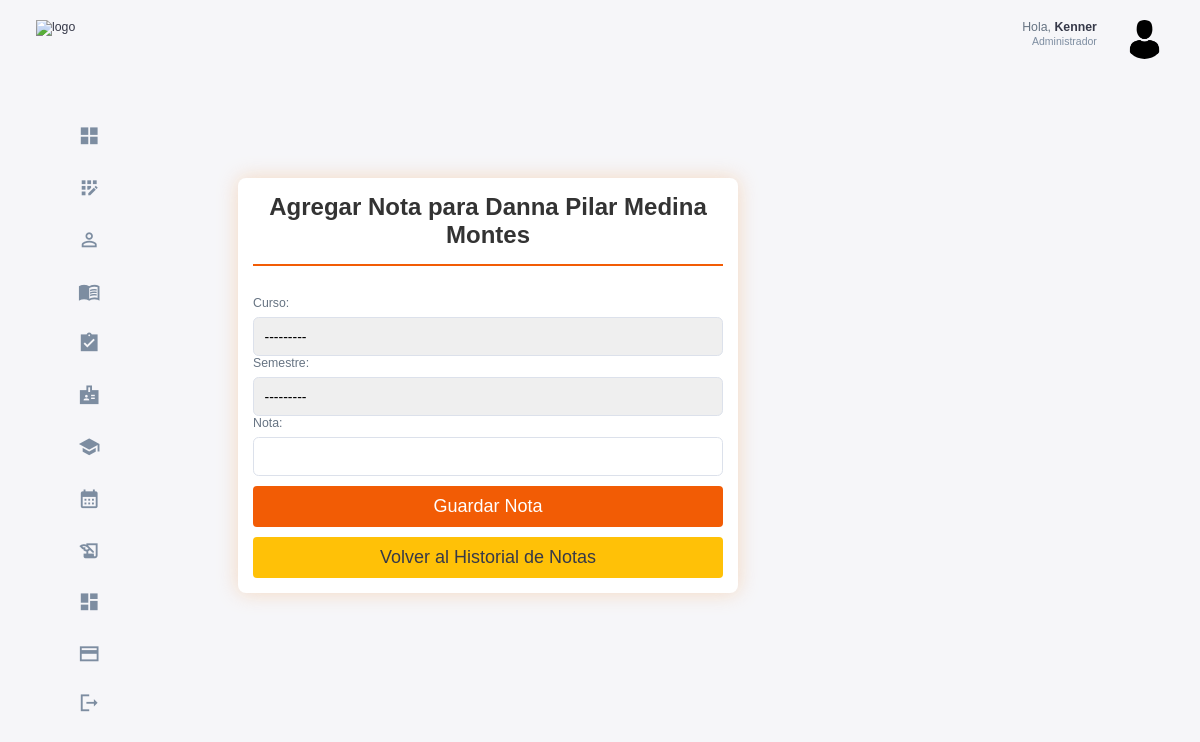
Screenshot of /cursos/historial/1/agregar_nota/ (signed in) with the database file from the repository.
### estudiantes/models.py (models this page shows, shortened)
class Estudiante(models.Model):
    usuario = models.OneToOneField(Usuario, on_delete=models.CASCADE)
    codigo = models.CharField(max_length=10,unique=True)
    base = models.CharField(max_length=20)
    carrera = models.CharField(max_length=100)
    activo = models.BooleanField(default=True)

class InformacionPersonal(models.Model):
    estudiante = models.OneToOneField(Estudiante, on_delete=models.CASCADE)
    dni =  models.CharField(max_length=8,unique= True)
    nombre = models.CharField(max_length=100)
    apellido = models.CharField(max_length=100)
    fecha_nacimiento = models.DateField()

### usuarios/models.py (models this page shows, shortened)
class Usuario(AbstractUser):
    id = models.AutoField(primary_key=True)
    rol = models.ForeignKey(Rol, on_delete=models.CASCADE, null=True, blank=False)

### usuarios/decorators.py (the view)
        def _wrapped_view(request, *args, **kwargs):
            if request.user.is_authenticated and (request.user.rol.nombre_rol == role or request.user.rol.is_admin):
                return view_func(request, *args, **kwargs)
            else:
                raise PermissionDenied  # Lanza un error si no tiene el rol correcto

### cursos/forms.py
class HistorialNotasForm(forms.ModelForm):
    class Meta:
        model = HistorialNotas
        fields = ['curso', 'semestre', 'nota']

### cursos/models.py (called while the page is built)
    def __str__(self):
        return f"{self.codigo} - {self.nombre} (Ciclo {self.ciclo})"

### semestre/models.py (called while the page is built)
    def __str__(self):
        return f"{self.año} - {self.periodo}"

### templates/estudiantes/agregar_nota.html (shortened to what this page needs)
{% extends 'base.html' %}
{% load static %}
{% block extra_css %}
    <link rel="stylesheet" href="{% static 'css/register_form.css' %}">
{% endblock %}
{% block content %}
    <div class="registration-container">
        <form class="registration-form" method="POST">
            <h2>Agregar Nota para {{ estudiante.informacionpersonal.nombre }} {{ estudiante.informacionpersonal.apellido }}</h2>
            {{ form.as_p }}
            <button type="submit">Guardar Nota</button>
            <button type="submit_2"><a href="{% url 'historial_notas_estudiante' estudiante.id %}">Volver al Historial de Notas</a></button>
  </form>
  </div>
{% endblock %}

### templates/base.html (shortened to what this page needs)
{% load static %}
<!DOCTYPE html>
<html lang="en">
<head>
    <link rel="stylesheet" href="{% static 'css/base.css' %}">
    {% block extra_css %}{% endblock %}
</head>
<body>
    <div class="container">
        <aside>
            <div class="top">
                <div class="logo">
                    <img src="/static/assets/logo_base.png" alt="logo">
                </div>
            </div>
            <div class="sidebar">
                <a href="{% url 'home_admin' %}" class="active">
                    <span class="material-icons-sharp">grid_view</span>
                </a>
                <a href="{% url 'registrar_usuario' %}" >
                    <span class="material-icons-sharp">app_registration</span>
                </a>
                <a href="{% url 'listar_estudiantes' %}">
                    <span class="material-icons-sharp">person_outline</span>
                </a>
                <a href="{% url 'listar_cursos' %}">
                    <span class="material-icons-sharp">menu_book</span>
                </a>
                <a href="{% url 'listar_estudiantes_historial' %}">
                    <span class="material-icons-sharp">assignment_turned_in</span>
                </a>
                <a href="{% url 'listar_profesores' %}">
                    <span class="material-icons-sharp">badge</span>
                </a>
                <a href="{% url 'listar_semestres' %}">
                    <span class="material-icons-sharp">school</span>
                </a>
                <a href="{% url 'listar_secciones' %}">
                    <span class="material-icons-sharp">calendar_month</span>
                <a href="{% url 'listar_matriculas' %}">
                    <span class="material-icons-sharp">history_edu</span>
                </a>
                <a href="{% url 'estadisticas_generales' %}">
                    <span class="material-icons-sharp">dashboard</span>
                <a href="{% url 'lista_pagos' %}">
                    <span class="material-icons-sharp">payment</span>
                </a>
                <a href="{% url 'signout' %}">
                    <span class="material-icons-sharp">logout</span>
                </a>
            </div>
        </aside>
        <main>
            {% block content %}
            {% endblock %}
        </main>
        <div class="right">
            <div class="top">
                <div class="profile">
                    <div class="info">
                        <p>Hola, <b>{{ request.user.username }}</b></p>
                        <small class="text-muted">Administrador</small>
                    </div>
                    <div class="profile-photo">
                        <img src="/static/assets/perfil_admin.png" alt="perfil_admin">
                    </div>
                </div>
            </div>
        </div>
    </div>
</body>
</html>

### static/css/base.css (style rules this page uses)
:root { --color-primary: #F25C05; --color-danger: #F26938; --color-success: #41f1b6; --color-warning: #F2A172; --color-white: #fff; --color-info-dark: #7d8da1; --color-info-light: #dce1eb; --color-dark: #363949; --color-light: #f2a1724f; --color-primary-variant: #8f5100; --color-dark-variant: #677483; --color-background: #f6f6f9; --card-border-radius: 2rem; --border-radius-1: 0.4rem; --border-radius-2: 0.8rem; --border-radius-3: 1.2rem; --card-padding: 1.8rem; --padding-1: 1.2rem; --box-shadow: 0 2rem 3rem var(--color-light) }
* { margin: 0; padding: 0; outline: 0; appearance: none; border: 0; text-decoration: none; list-style: none; box-sizing: border-box; }
html { font-size: 14px; }
body { width: 100vw; height: 100vh; font-family: Arial, sans-serif; font-size: 0.88rem; background: var(--color-background); user-select: none; overflow-x: hidden; color: var(--color-dark); }
.container { display: grid; width: 96%; margin: 0 auto; gap: 1.8rem; grid-template-columns: 16rem auto 23rem; }
a { color: var(--color-dark); }
img { display: block; width: 100%; }
h2 { font-size: 1.4rem; }
small { font-size: 0.75rem; }
.profile-photo { width: 2.8rem; height: 2.8rem; border-radius: 50%; overflow: hidden; }
.text-muted { color: var(--color-info-dark); }
p { color: var(--color-dark-variant); }
b { color: var(--color-dark); }
aside { height: 100vh; width: 16rem; }
aside .top { display: flex; align-items: center; justify-content: space-between; margin-top: 1.4rem; }
aside .logo { display: flex; gap: 0.8rem; }
aside .logo img { width: 12.5rem; height: 4.5rem; }
aside .sidebar { display: flex; flex-direction: column; height: 86vh; position: relative; top: 3rem; }
aside .sidebar a { display: flex; color: var(--color-info-dark); margin-left: 2rem; gap: 1rem; align-items: center; position: relative; height: 3.7rem; transition: all 300ms ease; padding: 0 1rem; white-space: nowrap; overflow: hidden; text-overflow: ellipsis; }
aside .sidebar a span { font-size: 1.6rem; transition: all 300ms ease; }
aside .sidebar a:last-child { position: absolute; bottom: 2rem; width: 100%; }
main { margin-top: 1.4rem; }
.right { margin-top: 1.4rem; }
.right .top { display: flex; justify-content: end; gap: 2rem; }
.right .top .profile { display: flex; gap: 2rem; text-align: right; }
.registration-form { max-width: 500px; width: 100%; margin: 2rem auto; padding: 2rem; background-color: var(--color-white); border-radius: var(--card-border-radius); box-shadow: var(--box-shadow); }
.registration-form h2 { margin-bottom: 1.5rem; color: var(--color-dark); }
.registration-form label { display: block; margin-bottom: 0.5rem; color: var(--color-dark-variant); }
.registration-form input, .registration-form select { width: 100%; padding: 0.75rem; border: 1px solid var(--color-info-light); border-radius: var(--border-radius-1); font-size: 1rem; }
.registration-form button { width: 100%; padding: 0.75rem; background-color: var(--color-primary); color: var(--color-white); border: none; border-radius: var(--border-radius-1); font-size: 1rem; cursor: pointer; transition: background-color 0.3s ease; }
@media screen and (max-width: 1200px) { .container { width: 94%; grid-template-columns: 7rem auto 23rem; } }
@media screen and (max-width: 1200px) { aside .sidebar a { width: 5.6rem; } }
@media screen and (max-width: 1200px) { aside .sidebar a:last-child { position: relative; margin-top: 1.8rem; } }
@media screen and (max-width: 1200px) { aside .logo img { top: 10px; width: 8.2rem; height: 3.5rem; } }

### rows the page displays
Estudiante: informacionpersonal.nombre "Danna Pilar", informacionpersonal.apellido "Medina Montes"
Usuario: user.username "Kenner"
